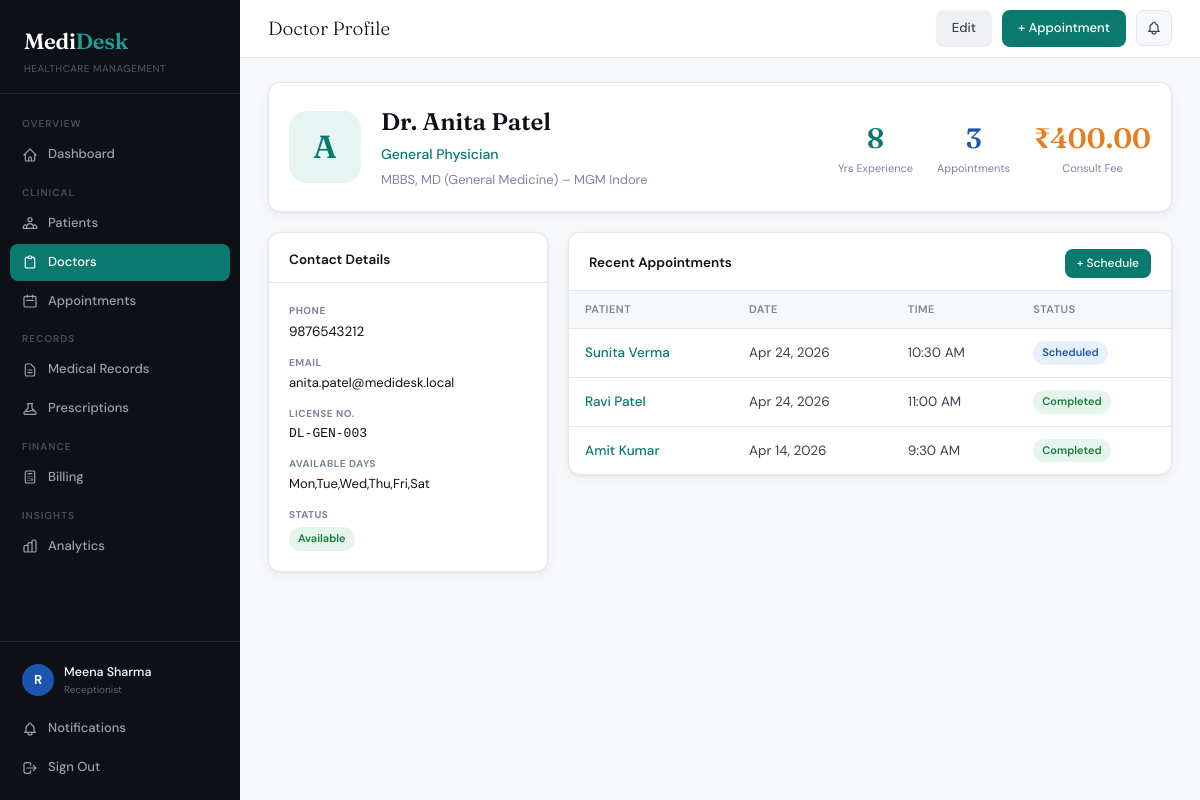
Page /doctors/3/ (signed in) on the committed database.
### core/models.py (models this page shows, shortened)
class UserProfile(models.Model):
    ROLE_CHOICES = [
        ('admin', 'Administrator'), ('doctor', 'Doctor'),
        ('receptionist', 'Receptionist'), ('pharmacist', 'Pharmacist'), ('nurse', 'Nurse'),
    ]
    user = models.OneToOneField(User, on_delete=models.CASCADE, related_name='profile')
    role = models.CharField(max_length=20, choices=ROLE_CHOICES, default='receptionist')
    phone = models.CharField(max_length=10, validators=[phone_validator], blank=True)
    is_active_staff = models.BooleanField(default=True)
    created_at = models.DateTimeField(auto_now_add=True)

class Doctor(models.Model):
    SPECIALIZATIONS = [
        ('general', 'General Physician'), ('cardiology', 'Cardiology'),
        ('neurology', 'Neurology'), ('orthopedics', 'Orthopedics'),
        ('pediatrics', 'Pediatrics'), ('dermatology', 'Dermatology'),
        ('gynecology', 'Gynecology & Obstetrics'), ('psychiatry', 'Psychiatry'),
        ('ophthalmology', 'Ophthalmology'), ('ent', 'ENT'),
        ('oncology', 'Oncology'), ('radiology', 'Radiology'),
        ('urology', 'Urology'), ('nephrology', 'Nephrology'),
        ('gastroenterology', 'Gastroenterology'), ('endocrinology', 'Endocrinology'),
        ('pulmonology', 'Pulmonology'), ('rheumatology', 'Rheumatology'),
    ]
    user = models.OneToOneField(User, on_delete=models.CASCADE, null=True, blank=True, related_name='doctor_profile')
    name = models.CharField(max_length=200)
    specialization = models.CharField(max_length=50, choices=SPECIALIZATIONS)
    license_number = models.CharField(max_length=50, unique=True)
    phone = models.CharField(max_length=10, validators=[phone_validator])
    email = models.EmailField(unique=True)
    qualification = models.CharField(max_length=300)
    experience_years = models.PositiveIntegerField(default=0)
    consultation_fee = models.DecimalField(max_digits=8, decimal_places=2, default=500.00)
    available_days = models.CharField(max_length=200, default='Mon,Tue,Wed,Thu,Fri')
    slot_duration_minutes = models.PositiveIntegerField(default=15)
    morning_start = models.TimeField(null=True, blank=True)
    morning_end = models.TimeField(null=True, blank=True)
    evening_start = models.TimeField(null=True, blank=True)
    evening_end = models.TimeField(null=True, blank=True)
    is_available = models.BooleanField(default=True)
    created_at = models.DateTimeField(auto_now_add=True)
    class Meta:
        ordering = ['name']

class Appointment(models.Model):
    STATUS_CHOICES = [
        ('scheduled','Scheduled'), ('confirmed','Confirmed'), ('in_progress','In Progress'),
        ('completed','Completed'), ('cancelled','Cancelled'), ('no_show','No Show'),
    ]
    TYPE_CHOICES = [
        ('opd','OPD Consultation'), ('follow_up','Follow-up'), ('emergency','Emergency'),
        ('procedure','Procedure'), ('teleconsult','Teleconsultation'),
    ]
    patient = models.ForeignKey(Patient, on_delete=models.CASCADE, related_name='appointments')
    doctor = models.ForeignKey(Doctor, on_delete=models.CASCADE, related_name='appointments')
    appointment_date = models.DateField()
    appointment_time = models.TimeField()
    appointment_type = models.CharField(max_length=20, choices=TYPE_CHOICES, default='opd')
    status = models.CharField(max_length=20, choices=STATUS_CHOICES, default='scheduled')
    reason = models.TextField()
    notes = models.TextField(blank=True)
    token_number = models.PositiveIntegerField(null=True, blank=True)
    booked_by = models.ForeignKey(User, on_delete=models.SET_NULL, null=True, blank=True, related_name='booked_appointments')
    created_at = models.DateTimeField(auto_now_add=True)
    updated_at = models.DateTimeField(auto_now=True)
    class Meta:
        ordering = ['-appointment_date', 'appointment_time']

class Patient(models.Model):
    BLOOD_GROUPS = [('A+','A+'),('A-','A-'),('B+','B+'),('B-','B-'),('O+','O+'),('O-','O-'),('AB+','AB+'),('AB-','AB-')]
    GENDER_CHOICES = [('M','Male'),('F','Female'),('O','Other')]
    MARITAL_STATUS = [('single','Single'),('married','Married'),('divorced','Divorced'),('widowed','Widowed')]
    patient_id = models.CharField(max_length=20, unique=True, blank=True)
    name = models.CharField(max_length=200)
    date_of_birth = models.DateField(validators=[validate_dob])
    gender = models.CharField(max_length=1, choices=GENDER_CHOICES)
    marital_status = models.CharField(max_length=10, choices=MARITAL_STATUS, blank=True)
    blood_group = models.CharField(max_length=3, choices=BLOOD_GROUPS, blank=True)
    phone = models.CharField(max_length=10, validators=[phone_validator])
    alternate_phone = models.CharField(max_length=10, validators=[phone_validator], blank=True)
    email = models.EmailField(blank=True)
    address = models.TextField()
    city = models.CharField(max_length=100, blank=True)
    pincode = models.CharField(max_length=6, blank=True, validators=[pincode_validator])
    occupation = models.CharField(max_length=100, blank=True)
    emergency_contact_name = models.CharField(max_length=200)
    emergency_contact_phone = models.CharField(max_length=10, validators=[phone_validator])
    emergency_contact_relation = models.CharField(max_length=50, blank=True)
    allergies = models.TextField(blank=True)
    chronic_conditions = models.TextField(blank=True)
    current_medications = models.TextField(blank=True)
    past_surgeries = models.TextField(blank=True)
    family_history = models.TextField(blank=True)
    insurance_provider = models.CharField(max_length=200, blank=True)
    insurance_number = models.CharField(max_length=100, blank=True)
    insurance_validity = models.DateField(null=True, blank=True)
    registered_by = models.ForeignKey(User, on_delete=models.SET_NULL, null=True, blank=True, related_name='registered_patients')
    registered_at = models.DateTimeField(auto_now_add=True)
    updated_at = models.DateTimeField(auto_now=True)
    class Meta:
        ordering = ['-registered_at']

### core/views.py (the view)
# urls.py: path('doctors/<int:pk>/', views.doctor_detail, name='doctor_detail'),
@login_required
def doctor_detail(request, pk):
    doctor = get_object_or_404(Doctor, pk=pk)
    appointments = doctor.appointments.select_related('patient').order_by('-appointment_date')[:10]
    records = doctor.medical_records.select_related('patient').order_by('-visit_date')[:5]
    total_patients = Patient.objects.filter(appointments__doctor=doctor).distinct().count()
    total_completed = doctor.appointments.filter(status='completed').count()
    return render(request, 'core/doctor_detail.html', {
        'doctor': doctor, 'appointments': appointments, 'records': records,
        'total_patients': total_patients, 'total_completed': total_completed,
    })

### core/context_processors.py (called while the page is built)
def user_role(request):
    if not request.user.is_authenticated:
        return {'user_role': '', 'user_profile': None}
    if request.user.is_superuser:
        return {'user_role': 'admin', 'user_profile': None}
    try:
        profile = request.user.profile
        return {'user_role': profile.role, 'user_profile': profile}
    except Exception:
        profile, _ = UserProfile.objects.get_or_create(
            user=request.user,
            defaults={'role': 'receptionist'}
        )
        return {'user_role': profile.role, 'user_profile': profile}

### core/templates/core/doctor_detail.html (shortened to what this page needs)
{% extends 'core/base.html' %}
{% block page_title %}Doctor Profile{% endblock %}
{% block topbar_actions %}
<a href="/doctors/{{ doctor.pk }}/edit/" class="btn btn-secondary">Edit</a>
<a href="/appointments/new/" class="btn btn-primary">+ Appointment</a>
{% endblock %}
{% block content %}
<div class="card" style="margin-bottom:20px;">
  <div class="card-body">
    <div style="display:flex;align-items:center;gap:20px;">
      <div style="width:72px;height:72px;border-radius:18px;background:var(--teal-light);color:var(--teal);display:flex;align-items:center;justify-content:center;font-family:'Fraunces',serif;font-size:32px;font-weight:600;flex-shrink:0;">{{ doctor.name|first }}</div>
      <div style="flex:1;">
        <div style="font-family:'Fraunces',serif;font-size:24px;font-weight:600;color:var(--ink);">Dr. {{ doctor.name }}</div>
        <div style="font-size:14px;color:var(--teal);font-weight:500;margin-top:2px;">{{ doctor.get_specialization_display }}</div>
        <div style="font-size:13px;color:var(--ink-3);margin-top:4px;">{{ doctor.qualification }}</div>
      </div>
      <div style="display:flex;gap:24px;text-align:center;">
        <div>
          <div style="font-family:'Fraunces',serif;font-size:28px;font-weight:600;color:var(--teal);">{{ doctor.experience_years }}</div>
          <div style="font-size:11px;color:var(--ink-3);">Yrs Experience</div>
        </div>
        <div>
          <div style="font-family:'Fraunces',serif;font-size:28px;font-weight:600;color:var(--blue);">{{ appointments.count }}</div>
          <div style="font-size:11px;color:var(--ink-3);">Appointments</div>
        </div>
        <div>
          <div style="font-family:'Fraunces',serif;font-size:28px;font-weight:600;color:var(--amber);">₹{{ doctor.consultation_fee }}</div>
          <div style="font-size:11px;color:var(--ink-3);">Consult Fee</div>
        </div>
      </div>
    </div>
  </div>
</div>
<div style="display:grid;grid-template-columns:280px 1fr;gap:20px;">
  <div style="display:flex;flex-direction:column;gap:16px;">
    <div class="card">
      <div class="card-header"><div class="card-title">Contact Details</div></div>
      <div class="card-body" style="display:flex;flex-direction:column;gap:12px;">
        <div><div class="detail-label">Phone</div><div class="detail-value">{{ doctor.phone }}</div></div>
        <div><div class="detail-label">Email</div><div class="detail-value" style="font-size:13px;">{{ doctor.email }}</div></div>
        <div><div class="detail-label">License No.</div><div class="detail-value" style="font-family:monospace;font-size:13px;">{{ doctor.license_number }}</div></div>
        <div><div class="detail-label">Available Days</div><div class="detail-value" style="font-size:13px;">{{ doctor.available_days }}</div></div>
        <div>
          <div class="detail-label">Status</div>
          <span class="badge {% if doctor.is_available %}badge-active{% else %}badge-cancelled{% endif %}" style="margin-top:4px;">{% if doctor.is_available %}Available{% else %}Unavailable{% endif %}</span>
        </div>
      </div>
    </div>
  </div>
  <div style="display:flex;flex-direction:column;gap:16px;">
    <div class="card">
      <div class="card-header">
        <div class="card-title">Recent Appointments</div>
        <a href="/appointments/new/" class="btn btn-primary btn-sm">+ Schedule</a>
      </div>
      <div class="table-wrap">
        {% if appointments %}
        <table>
          <thead><tr><th>Patient</th><th>Date</th><th>Time</th><th>Status</th></tr></thead>
          <tbody>
            {% for appt in appointments %}
            <tr>
              <td><a href="/patients/{{ appt.patient.pk }}/" style="color:var(--teal);font-weight:500;">{{ appt.patient.name }}</a></td>
              <td>{{ appt.appointment_date|date:"M d, Y" }}</td>
              <td>{{ appt.appointment_time|time:"g:i A" }}</td>
              <td><span class="badge badge-{{ appt.status }}">{{ appt.get_status_display }}</span></td>
            </tr>
            {% endfor %}
          </tbody>
        </table>
        {% else %}
        <div class="empty-state"><p>No appointments yet.</p></div>
        {% endif %}
      </div>
    </div>
  </div>
</div>
{% endblock %}

### core/templates/core/base.html (shortened to what this page needs)
<!DOCTYPE html>
<html lang="en">
<head>
</head>
<body>
{% if user.is_authenticated %}
<aside class="sidebar">
  <div class="sidebar-logo">
    <div class="brand">Medi<span>Desk</span></div>
    <div class="tagline">Healthcare Management</div>
  </div>
  <nav class="sidebar-nav">
    <div class="nav-label">Overview</div>
    <a href="/dashboard/" class="nav-item {% if request.resolver_match.url_name == 'dashboard' %}active{% endif %}">
      <svg fill="none" stroke="currentColor" viewBox="0 0 24 24"><path stroke-linecap="round" stroke-linejoin="round" stroke-width="1.8" d="M3 12l2-2m0 0l7-7 7 7M5 10v10a1 1 0 001 1h3m10-11l2 2m-2-2v10a1 1 0 01-1 1h-3m-6 0a1 1 0 001-1v-4a1 1 0 011-1h2a1 1 0 011 1v4a1 1 0 001 1m-6 0h6"/></svg>
      Dashboard
    </a>
    {% if not user_role == 'pharmacist' %}
    <div class="nav-label">Clinical</div>
    <a href="/patients/" class="nav-item {% if 'patient' in request.resolver_match.url_name %}active{% endif %}">
      Patients
    </a>
    {% endif %}
    {% if user.is_superuser or user_role == 'admin' or user_role == 'receptionist' %}
    <a href="/doctors/" class="nav-item {% if 'doctor' in request.resolver_match.url_name %}active{% endif %}">
      <svg fill="none" stroke="currentColor" viewBox="0 0 24 24"><path stroke-linecap="round" stroke-linejoin="round" stroke-width="1.8" d="M9 5H7a2 2 0 00-2 2v12a2 2 0 002 2h10a2 2 0 002-2V7a2 2 0 00-2-2h-2M9 5a2 2 0 002 2h2a2 2 0 002-2M9 5a2 2 0 012-2h2a2 2 0 012 2"/></svg>
      Doctors
    </a>
    {% endif %}
    {% if not user_role == 'pharmacist' %}
    <a href="/appointments/" class="nav-item {% if 'appointment' in request.resolver_match.url_name %}active{% endif %}">
      <svg fill="none" stroke="currentColor" viewBox="0 0 24 24"><path stroke-linecap="round" stroke-linejoin="round" stroke-width="1.8" d="M8 7V3m8 4V3m-9 8h10M5 21h14a2 2 0 002-2V7a2 2 0 00-2-2H5a2 2 0 00-2 2v12a2 2 0 002 2z"/></svg>
      Appointments
    </a>
    {% endif %}
    {% if not user_role == 'pharmacist' %}
    <div class="nav-label">Records</div>
    <a href="/records/" class="nav-item {% if 'record' in request.resolver_match.url_name %}active{% endif %}">
      <svg fill="none" stroke="currentColor" viewBox="0 0 24 24"><path stroke-linecap="round" stroke-linejoin="round" stroke-width="1.8" d="M9 12h6m-6 4h6m2 5H7a2 2 0 01-2-2V5a2 2 0 012-2h5.586a1 1 0 01.707.293l5.414 5.414a1 1 0 01.293.707V19a2 2 0 01-2 2z"/></svg>
      Medical Records
    </a>
    {% endif %}
    <a href="/prescriptions/" class="nav-item {% if 'prescription' in request.resolver_match.url_name %}active{% endif %}">
      Prescriptions
    </a>
    {% if user.is_superuser or user_role == 'admin' or user_role == 'receptionist' %}
    <div class="nav-label">Finance</div>
    <a href="/billing/" class="nav-item {% if 'bill' in request.resolver_match.url_name %}active{% endif %}">
      <svg fill="none" stroke="currentColor" viewBox="0 0 24 24"><path stroke-linecap="round" stroke-linejoin="round" stroke-width="1.8" d="M9 7h6m0 10v-3m-3 3h.01M9 17h.01M9 14h.01M12 14h.01M15 11h.01M12 11h.01M9 11h.01M7 21h10a2 2 0 002-2V5a2 2 0 00-2-2H7a2 2 0 00-2 2v14a2 2 0 002 2z"/></svg>
      Billing
    </a>
    {% endif %}
    {% if user.is_superuser or user_role == 'admin' or user_role == 'doctor' or user_role == 'receptionist' %}
    <div class="nav-label">Insights</div>
    <a href="/analytics/" class="nav-item {% if request.resolver_match.url_name == 'analytics' %}active{% endif %}">
      Analytics
    </a>
    {% endif %}
  </nav>
  <div class="sidebar-footer">
    <div class="user-block">
      <div class="user-av av-{% if user.is_superuser %}admin{% else %}{{ user_role|default:'admin' }}{% endif %}">
        {{ user.username|first|upper }}
      </div>
      <div>
        <div class="user-name">{{ user.get_full_name|default:user.username }}</div>
        <div class="user-role">
          {% if user.is_superuser %}Administrator
          {% else %}{{ user_profile.get_role_display|default:"Staff" }}{% endif %}
        </div>
      </div>
    </div>
    <a href="/notifications/" class="nav-item {% if request.resolver_match.url_name == 'notifications' %}active{% endif %}">
      Notifications
    </a>
    <a href="/logout/" class="nav-item">
      <svg fill="none" stroke="currentColor" viewBox="0 0 24 24"><path stroke-linecap="round" stroke-linejoin="round" stroke-width="1.8" d="M17 16l4-4m0 0l-4-4m4 4H7m6 4v1a3 3 0 01-3 3H6a3 3 0 01-3-3V7a3 3 0 013-3h4a3 3 0 013 3v1"/></svg>
      Sign Out
    </a>
  </div>
</aside>
<div class="main-wrap">
  <div class="topbar">
    <div class="topbar-title">{% block page_title %}<strong>Dashboard</strong>{% endblock %}</div>
    <div class="topbar-right">
      {% block topbar_actions %}{% endblock %}
      <a href="/notifications/" class="notif-btn" title="Notifications">
      </a>
    </div>
  </div>
  <div class="page-content">
    {% block content %}{% endblock %}
  </div>
</div>
{% else %}
{% block auth_content %}{% endblock %}
{% endif %}
</body>
</html>

### rows in the picture
UserProfile: role "Receptionist"
Doctor: name|first "A", name "Anita Patel", specialization "General Physician", qualification "MBBS, MD (General Medicine) – MGM Indore", experience_years "8", consultation_fee "400.00", phone "9876543212", email "anita.patel@medidesk.local", license_number "DL-GEN-003", available_days "Mon,Tue,Wed,Thu,Fri,Sat"
Appointment: patient.name "Sunita Verma", appointment_date "Apr 24, 2026", appointment_time "10:30 AM", status "Scheduled"
Appointment: patient.name "Ravi Patel", appointment_date "Apr 24, 2026", appointment_time "11:00 AM", status "Completed"
Appointment: patient.name "Amit Kumar", appointment_date "Apr 14, 2026", appointment_time "9:30 AM", status "Completed"

### other values in the picture
{{ user.username|first|upper }} "R"
{{ user.get_full_name|default:user.username }} "Meena Sharma"
{{ appointments.count }} "3"
